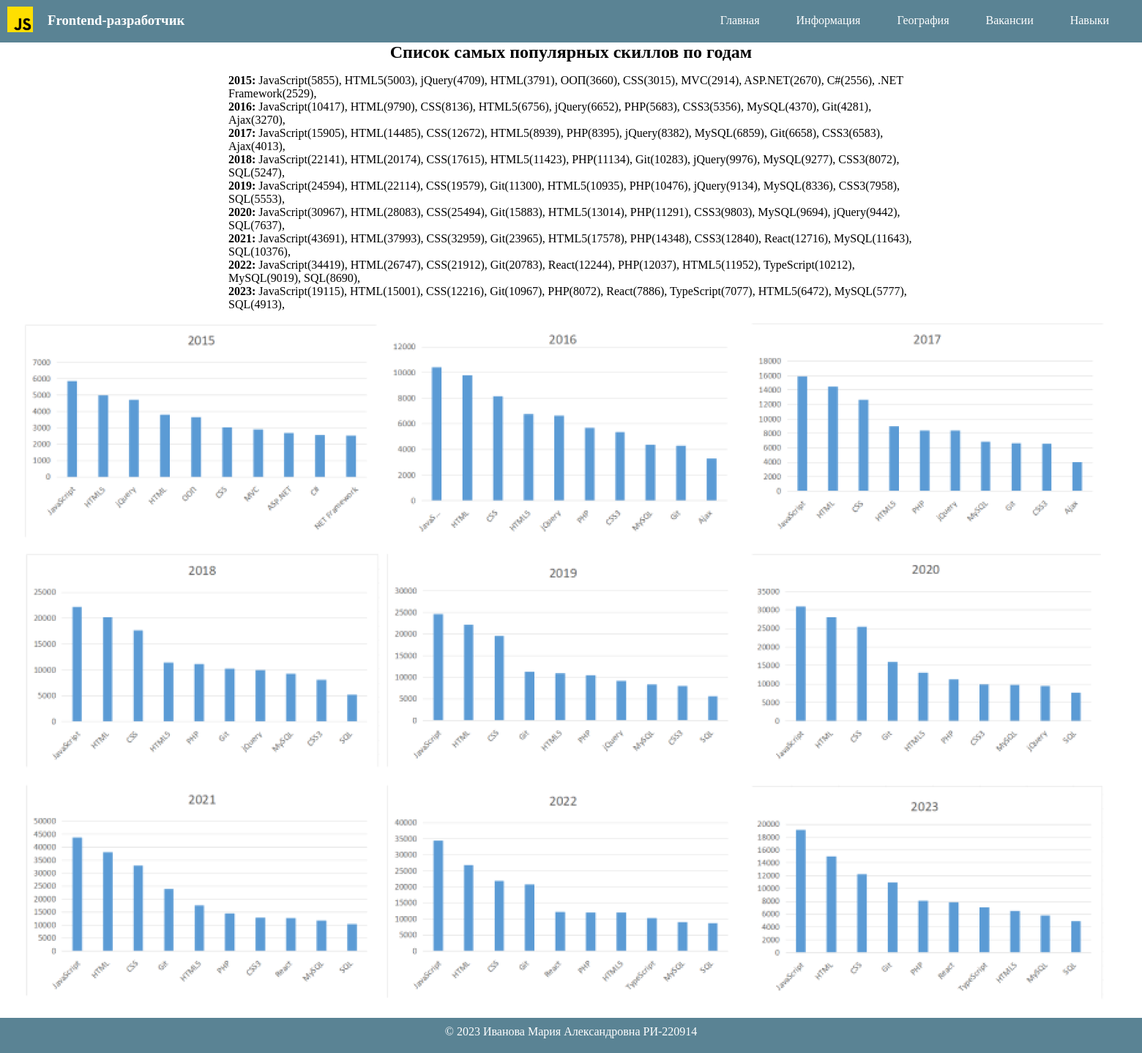
/skills, run on an earlier commit of the app's database.
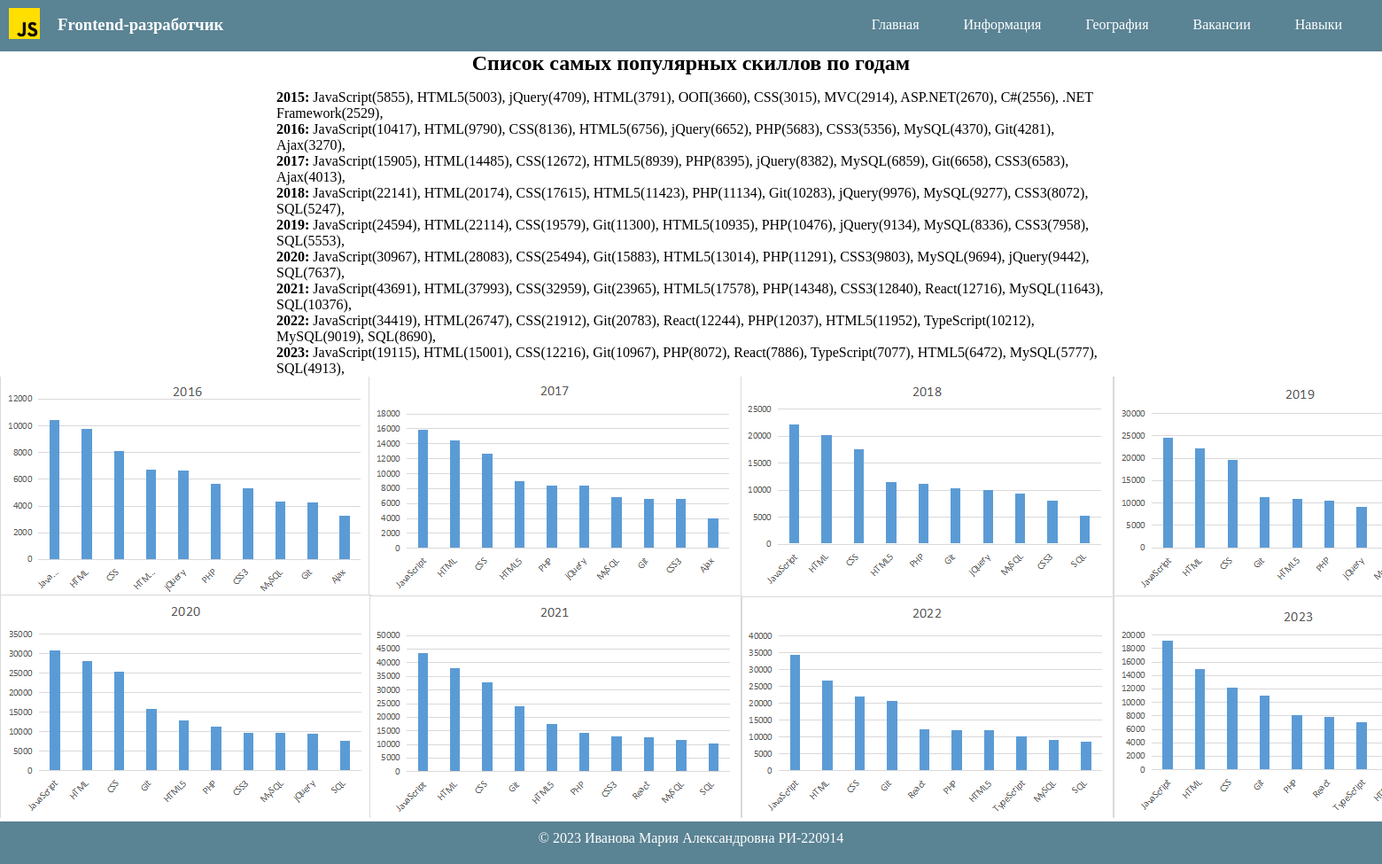
And on a later commit of the database.
### main/models.py (models this page shows)
class Skills(models.Model):
    title = models.CharField(
        'Заголовок',
        max_length=100,
        default='skills'
    )
    graph = models.ImageField(
        'График',
        default=None,
        upload_to='skills'
    )
    text = models.TextField('Текст', default=None)

### main/views.py (the view)
# urls.py: path('skills', views.skills, name='skills'),
def skills(request):
    skillspage = Skills.objects.all()[0]
    return render(
        request,
        'main/skills.html',
        context={
            'skillspage': skillspage,
        }
    )

### main/templates/main/skills.html
{% extends 'main/mainpage.html' %}
{% load static %}
{% block styles %}
<link href="{% static 'main/css/home.css' %}" rel="stylesheet">
<link href="{% static 'main/css/main.css' %}" rel="stylesheet">
{% endblock %}
{% block content %}
    <div>
    {{ skillspage.text|safe }}
    <img class="skills" src="{{ skillspage.graph.url }}">
    </div>
{% endblock %}

What changed in the data, as far as the page shows it:
changed Skills: graph: a different picture
